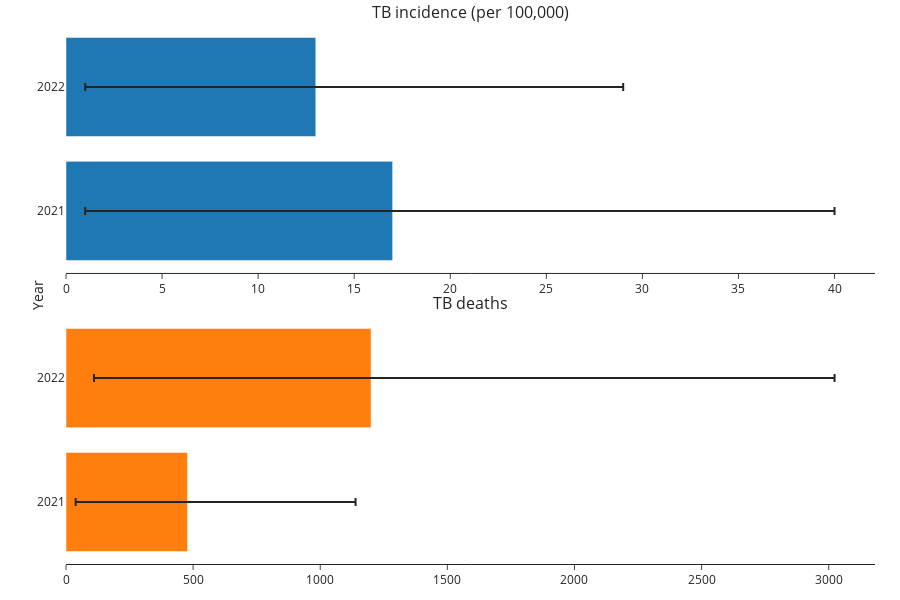

Notebook cell for this chart:
### Code cell
# plot_covid_scenarios_comparison(abc, indicators=["incidence", "mortality_raw"], years=[2021.0, 2022.0], plot_type="abs", n_cols=1)

### Figure 1 — Plotly figure (JSON) as saved in the notebook; plotly's stock layout.template omitted (floating-point values rounded to 4 significant figures)
{"data": [{"error_x": {"array": [23, 16], "arrayminus": [16, 12], "color": "rgba(0, 123, 255)", "symmetric": false, "type": "data"}, "marker": {"color": "rgba(0, 123, 255)"}, "orientation": "h", "showlegend": false, "type": "bar", "x": [17, 13], "xaxis": "x", "y": [2021, 2022], "yaxis": "y"}, {"error_x": {"array": [661, 1823], "arrayminus": [440, 1090], "color": "rgba(40, 167, 69)", "symmetric": false, "type": "data"}, "marker": {"color": "rgba(40, 167, 69)"}, "orientation": "h", "showlegend": false, "type": "bar", "x": [478, 1200], "xaxis": "x2", "y": [2021, 2022], "yaxis": "y2"}], "layout": {"annotations": [{"font": {"size": 16}, "showarrow": false, "text": "TB incidence (per 100,000)", "x": 0.5, "xanchor": "center", "xref": "paper", "y": 1, "yanchor": "bottom", "yref": "paper"}, {"font": {"size": 16}, "showarrow": false, "text": "TB deaths", "x": 0.5, "xanchor": "center", "xref": "paper", "y": 0.46, "yanchor": "bottom", "yref": "paper"}, {"font": {"size": 14}, "showarrow": false, "text": "Year", "textangle": -90, "x": -0.05, "xref": "paper", "y": 0.5, "yref": "paper"}], "barmode": "group", "height": 600, "margin": {"b": 25, "l": 25, "r": 25, "t": 25}, "showlegend": false, "title": {"text": ""}, "xaxis": {"anchor": "y", "domain": [0, 1], "range": [0, null], "title": {"text": ""}}, "xaxis2": {"anchor": "y2", "domain": [0, 1], "range": [0, null]}, "yaxis": {"anchor": "x", "domain": [0.54, 1], "showline": false, "tickformat": "d", "ticks": "", "tickvals": [2021, 2022], "title": {"text": ""}}, "yaxis2": {"anchor": "x2", "domain": [0, 0.46], "showline": false, "tickformat": "d", "ticks": "", "tickvals": [2021, 2022]}}}
